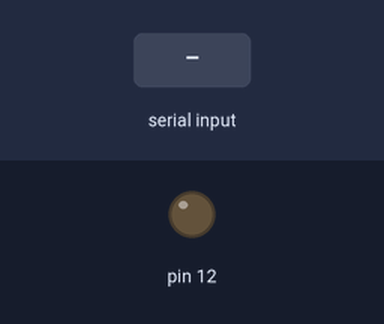
The sketch below on a simulated Arduino Uno, built with avr-gcc and run on an emulated ATmega328P. Shown: output pins drawn as LEDs (lit = HIGH). Inputs (shaded band) come from the test bench.

Above: at 1.2 s.
1.3 s: "2" received over Serial
At 1.5 s:
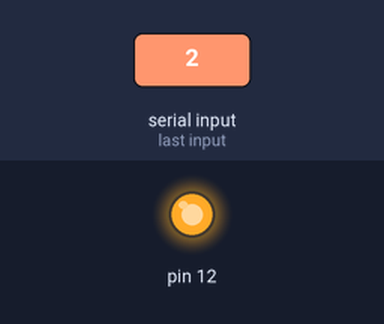
Timing chart, 0 to 4.3 s (numbered marks = the images above; inputs shaded):
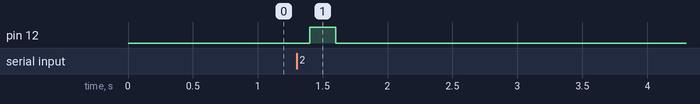

Measured:
- after the input at 1.3 s, pin 12: LOW → HIGH after 0.10 s, → LOW 0.20 s later

The sketch:

Reciever2.ino
```cpp
char saklar;

void setup() {
  // put your setup code here, to run once:

   Serial.begin(9600);

   pinMode(12, OUTPUT);

}

void loop() {
  saklar = Serial.read();
  if (saklar == '2')
  {
    digitalWrite(12, HIGH);
    }   else digitalWrite(12, LOW);
    delay(200);

}
```
